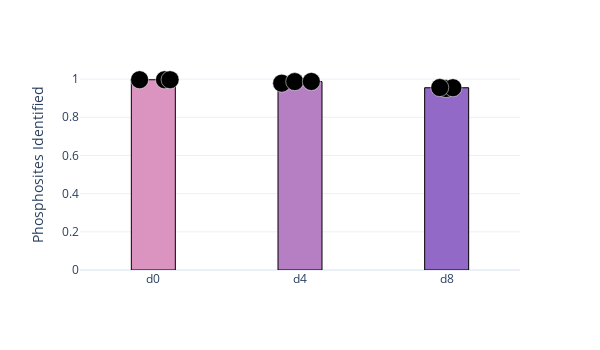

Source (notebook cell):
### Code cell
labels = ['d0','d4', 'd8']
colors = ['#db93c0', '#b67ec3', '#9269c6']  

medians = [np.median(reps) for reps in fin]

strip_data = []
for i, (label, reps) in enumerate(zip(labels, fin)):
    for rep_val in reps:
        strip_data.append({'Category': label, 'Value': rep_val})

strip_df = pd.DataFrame(strip_data)

fig = px.strip(strip_df, x='Category', y='Value', 
               category_orders={'Category': labels})

fig.update_traces(
    jitter=0.6,
    marker=dict(size=18, color='black', line=dict(width=0.5, color='white'))
)

for i, (label, median, color) in enumerate(zip(labels, medians, colors)):
    fig.add_trace(go.Bar(
        x=[label],
        y=[median],
        width=0.3,
        marker=dict(color=color, line=dict(width=1, color='black')),
        name=label,
        showlegend=False
    ))

fig.update_layout(
    width=600,
    height=350,
    template='plotly_white',
    xaxis_title='',
    yaxis_title='Phosphosites Identified',
    yaxis=dict(range=[0, 1.1]),
    showlegend=False
)
#fig.write_image(r'D:\Projects\SPEC\figs_raw\Figure_2l.pdf', width=600, height=350)

### Figure 1 — Plotly figure (JSON) as saved in the notebook; plotly's stock layout.template omitted (floating-point values rounded to 4 significant figures)
{"data": [{"alignmentgroup": "True", "boxpoints": "all", "fillcolor": "rgba(255,255,255,0)", "hoveron": "points", "hovertemplate": "Category=%{x}<br>Value=%{y}<extra></extra>", "jitter": 0.6, "legendgroup": "", "line": {"color": "rgba(255,255,255,0)"}, "marker": {"color": "black", "line": {"color": "white", "width": 0.5}, "size": 18}, "name": "", "offsetgroup": "", "orientation": "v", "pointpos": 0, "showlegend": false, "type": "box", "x": ["d0", "d0", "d0", "d4", "d4", "d4", "d8", "d8", "d8"], "x0": " ", "xaxis": "x", "y": [0.9966, 0.9965, 0.9967, 0.9868, 0.9874, 0.9784, 0.9556, 0.9547, 0.9503], "y0": " ", "yaxis": "y"}, {"marker": {"color": "#db93c0", "line": {"color": "black", "width": 1}}, "name": "d0", "showlegend": false, "type": "bar", "width": 0.3, "x": ["d0"], "y": [0.9966]}, {"marker": {"color": "#b67ec3", "line": {"color": "black", "width": 1}}, "name": "d4", "showlegend": false, "type": "bar", "width": 0.3, "x": ["d4"], "y": [0.9868]}, {"marker": {"color": "#9269c6", "line": {"color": "black", "width": 1}}, "name": "d8", "showlegend": false, "type": "bar", "width": 0.3, "x": ["d8"], "y": [0.9547]}], "layout": {"boxmode": "group", "height": 350, "legend": {"tracegroupgap": 0}, "margin": {"t": 60}, "showlegend": false, "width": 600, "xaxis": {"anchor": "y", "categoryarray": ["d0", "d4", "d8"], "categoryorder": "array", "domain": [0, 1], "title": {"text": ""}}, "yaxis": {"anchor": "x", "domain": [0, 1], "range": [0, 1.1], "title": {"text": "Phosphosites Identified"}}}}
